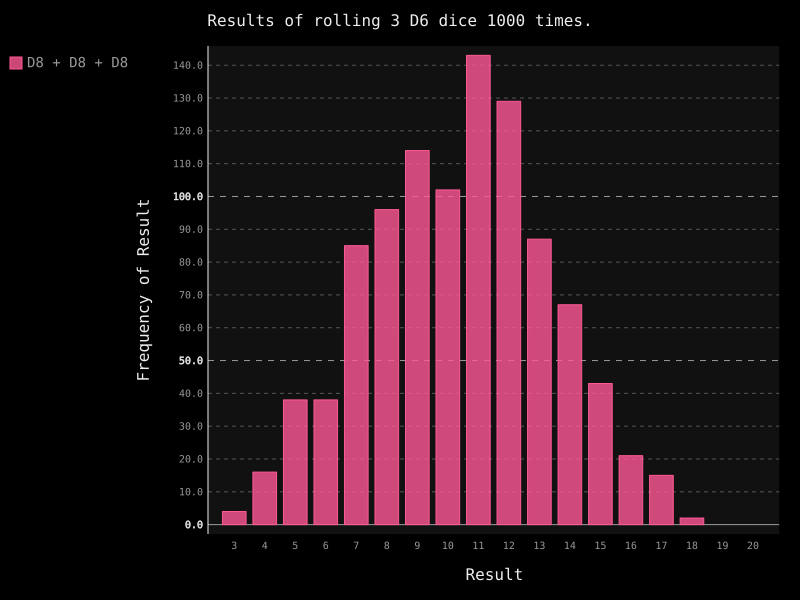

Python code for this plot:
import pygal
from die import Die

die_1 = Die()
die_2 = Die()
die_3 = Die()
results = [die_1.roll() + die_2.roll() +die_3.roll() for roll_num in range(1000)]
max_results = die_1.num_sides + die_2.num_sides + die_3.num_sides
frequencies = [results.count(value) for value in range(3, max_results+1)]

hist = pygal.Bar()
hist.title = "Results of rolling 3 D6 dice 1000 times."
hist.x_labels = [str(x) for x in range(3, max_results+3)]
hist.x_title = "Result"
hist.y_title = "Frequency of Result"

hist.add('D8 + D8 + D8', frequencies)    
hist.render_to_file('dice_visual.svg')
